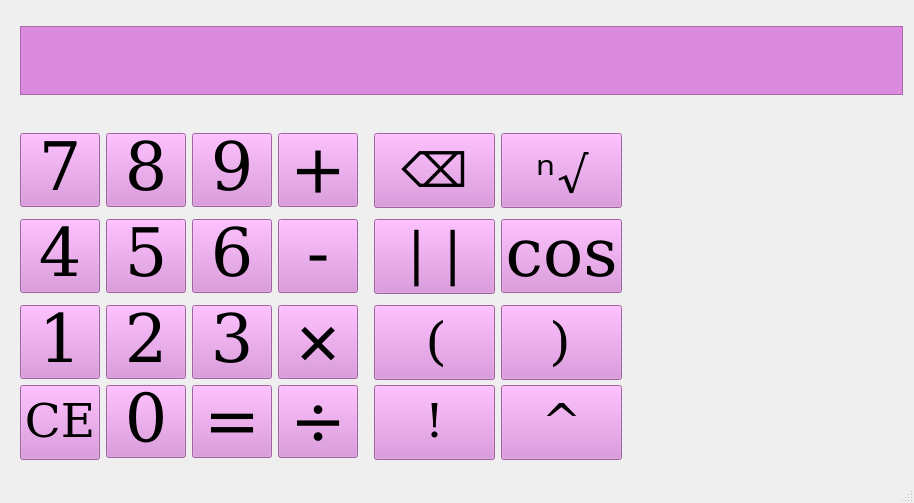
<?xml version="1.0" encoding="UTF-8"?>
<ui version="4.0">
 <class>Calculator</class>
 <widget class="QMainWindow" name="Calculator">
  <property name="geometry">
   <rect>
    <x>0</x>
    <y>0</y>
    <width>914</width>
    <height>503</height>
   </rect>
  </property>
  <property name="minimumSize">
   <size>
    <width>914</width>
    <height>503</height>
   </size>
  </property>
  <property name="maximumSize">
   <size>
    <width>914</width>
    <height>503</height>
   </size>
  </property>
  <property name="windowTitle">
   <string>Калькулятор</string>
  </property>
  <widget class="QWidget" name="centralwidget">
   <widget class="QWidget" name="gridLayoutWidget_2">
    <property name="geometry">
     <rect>
      <x>0</x>
      <y>0</y>
      <width>913</width>
      <height>483</height>
     </rect>
    </property>
    <layout class="QGridLayout" name="main_layout">
     <item row="0" column="0" colspan="2">
      <layout class="QGridLayout" name="output_layout">
       <item row="1" column="1">
        <spacer name="horizontalSpacer_100">
         <property name="orientation">
          <enum>Qt::Horizontal</enum>
         </property>
         <property name="sizeHint" stdset="0">
          <size>
           <width>40</width>
           <height>20</height>
          </size>
         </property>
        </spacer>
       </item>
       <item row="2" column="1">
        <widget class="QLabel" name="result_label">
         <property name="minimumSize">
          <size>
           <width>883</width>
           <height>69</height>
          </size>
         </property>
         <property name="maximumSize">
          <size>
           <width>883</width>
           <height>69</height>
          </size>
         </property>
         <property name="font">
          <font>
           <family>DejaVu Math TeX Gyre</family>
           <pointsize>20</pointsize>
           <italic>true</italic>
           <underline>false</underline>
           <strikeout>false</strikeout>
           <kerning>true</kerning>
          </font>
         </property>
         <property name="autoFillBackground">
          <bool>false</bool>
         </property>
         <property name="styleSheet">
          <string notr="true">border-color: rgb(0, 0, 0);
background-color: rgb(220, 138, 221);</string>
         </property>
         <property name="frameShape">
          <enum>QFrame::StyledPanel</enum>
         </property>
         <property name="text">
          <string/>
         </property>
         <property name="scaledContents">
          <bool>true</bool>
         </property>
        </widget>
       </item>
       <item row="3" column="1">
        <spacer name="horizontalSpacer_101">
         <property name="orientation">
          <enum>Qt::Horizontal</enum>
         </property>
         <property name="sizeHint" stdset="0">
          <size>
           <width>40</width>
           <height>20</height>
          </size>
         </property>
        </spacer>
       </item>
       <item row="1" column="0" rowspan="3">
        <spacer name="verticalSpacer_4">
         <property name="orientation">
          <enum>Qt::Vertical</enum>
         </property>
         <property name="sizeHint" stdset="0">
          <size>
           <width>20</width>
           <height>40</height>
          </size>
         </property>
        </spacer>
       </item>
      </layout>
     </item>
     <item row="1" column="0" rowspan="2">
      <layout class="QGridLayout" name="input_layout">
       <property name="sizeConstraint">
        <enum>QLayout::SetDefaultConstraint</enum>
       </property>
       <item row="2" column="1">
        <widget class="QPushButton" name="seven_button">
         <property name="maximumSize">
          <size>
           <width>80</width>
           <height>75</height>
          </size>
         </property>
         <property name="font">
          <font>
           <family>DejaVu Math TeX Gyre</family>
           <pointsize>50</pointsize>
          </font>
         </property>
         <property name="styleSheet">
          <string notr="true">border-color: rgb(0, 0, 0);
background-color: rgb(220, 138, 221);</string>
         </property>
         <property name="text">
          <string>7</string>
         </property>
        </widget>
       </item>
       <item row="2" column="4">
        <widget class="QPushButton" name="plus_button">
         <property name="maximumSize">
          <size>
           <width>80</width>
           <height>75</height>
          </size>
         </property>
         <property name="font">
          <font>
           <family>DejaVu Math TeX Gyre</family>
           <pointsize>50</pointsize>
          </font>
         </property>
         <property name="styleSheet">
          <string notr="true">border-color: rgb(0, 0, 0);
background-color: rgb(220, 138, 221);</string>
         </property>
         <property name="text">
          <string>+</string>
         </property>
        </widget>
       </item>
       <item row="7" column="8">
        <widget class="QPushButton" name="pow_button">
         <property name="minimumSize">
          <size>
           <width>121</width>
           <height>75</height>
          </size>
         </property>
         <property name="maximumSize">
          <size>
           <width>121</width>
           <height>75</height>
          </size>
         </property>
         <property name="font">
          <font>
           <family>DejaVu Math TeX Gyre</family>
           <pointsize>35</pointsize>
          </font>
         </property>
         <property name="autoFillBackground">
          <bool>false</bool>
         </property>
         <property name="styleSheet">
          <string notr="true">border-color: rgb(0, 0, 0);
background-color: rgb(220, 138, 221);</string>
         </property>
         <property name="text">
          <string>^</string>
         </property>
        </widget>
       </item>
       <item row="0" column="6" rowspan="9">
        <spacer name="verticalSpacer_2">
         <property name="styleSheet">
          <string notr="true">border-color: rgb(0, 0, 0);
background-color: rgb(220, 138, 221);</string>
         </property>
         <property name="orientation">
          <enum>Qt::Vertical</enum>
         </property>
         <property name="sizeHint" stdset="0">
          <size>
           <width>10</width>
           <height>40</height>
          </size>
         </property>
        </spacer>
       </item>
       <item row="0" column="10" rowspan="9">
        <spacer name="verticalSpacer_3">
         <property name="styleSheet">
          <string notr="true">border-color: rgb(0, 0, 0);
background-color: rgb(220, 138, 221);</string>
         </property>
         <property name="orientation">
          <enum>Qt::Vertical</enum>
         </property>
         <property name="sizeHint" stdset="0">
          <size>
           <width>20</width>
           <height>40</height>
          </size>
         </property>
        </spacer>
       </item>
       <item row="7" column="3">
        <widget class="QPushButton" name="equal_button">
         <property name="maximumSize">
          <size>
           <width>80</width>
           <height>75</height>
          </size>
         </property>
         <property name="font">
          <font>
           <family>DejaVu Math TeX Gyre</family>
           <pointsize>50</pointsize>
          </font>
         </property>
         <property name="styleSheet">
          <string notr="true">border-color: rgb(0, 0, 0);
background-color: rgb(220, 138, 221);</string>
         </property>
         <property name="text">
          <string>=</string>
         </property>
        </widget>
       </item>
       <item row="6" column="1">
        <widget class="QPushButton" name="one_button">
         <property name="maximumSize">
          <size>
           <width>80</width>
           <height>75</height>
          </size>
         </property>
         <property name="font">
          <font>
           <family>DejaVu Math TeX Gyre</family>
           <pointsize>50</pointsize>
          </font>
         </property>
         <property name="styleSheet">
          <string notr="true">border-color: rgb(0, 0, 0);
background-color: rgb(220, 138, 221);</string>
         </property>
         <property name="text">
          <string>1</string>
         </property>
        </widget>
       </item>
       <item row="6" column="4">
        <widget class="QPushButton" name="multpl_button">
         <property name="maximumSize">
          <size>
           <width>80</width>
           <height>75</height>
          </size>
         </property>
         <property name="font">
          <font>
           <family>DejaVu Math TeX Gyre</family>
           <pointsize>50</pointsize>
          </font>
         </property>
         <property name="styleSheet">
          <string notr="true">border-color: rgb(0, 0, 0);
background-color: rgb(220, 138, 221);</string>
         </property>
         <property name="text">
          <string>×</string>
         </property>
        </widget>
       </item>
       <item row="7" column="2">
        <widget class="QPushButton" name="zero_button">
         <property name="maximumSize">
          <size>
           <width>80</width>
           <height>75</height>
          </size>
         </property>
         <property name="font">
          <font>
           <family>DejaVu Math TeX Gyre</family>
           <pointsize>50</pointsize>
          </font>
         </property>
         <property name="styleSheet">
          <string notr="true">border-color: rgb(0, 0, 0);
background-color: rgb(220, 138, 221);</string>
         </property>
         <property name="text">
          <string>0</string>
         </property>
        </widget>
       </item>
       <item row="4" column="1">
        <widget class="QPushButton" name="four_button">
         <property name="maximumSize">
          <size>
           <width>80</width>
           <height>75</height>
          </size>
         </property>
         <property name="font">
          <font>
           <family>DejaVu Math TeX Gyre</family>
           <pointsize>50</pointsize>
          </font>
         </property>
         <property name="styleSheet">
          <string notr="true">border-color: rgb(0, 0, 0);
background-color: rgb(220, 138, 221);</string>
         </property>
         <property name="text">
          <string>4</string>
         </property>
        </widget>
       </item>
       <item row="7" column="4">
        <widget class="QPushButton" name="divide_button">
         <property name="maximumSize">
          <size>
           <width>80</width>
           <height>75</height>
          </size>
         </property>
         <property name="font">
          <font>
           <family>DejaVu Math TeX Gyre</family>
           <pointsize>50</pointsize>
          </font>
         </property>
         <property name="styleSheet">
          <string notr="true">border-color: rgb(0, 0, 0);
background-color: rgb(220, 138, 221);</string>
         </property>
         <property name="text">
          <string>÷</string>
         </property>
        </widget>
       </item>
       <item row="4" column="2">
        <widget class="QPushButton" name="five_button">
         <property name="maximumSize">
          <size>
           <width>80</width>
           <height>75</height>
          </size>
         </property>
         <property name="font">
          <font>
           <family>DejaVu Math TeX Gyre</family>
           <pointsize>50</pointsize>
          </font>
         </property>
         <property name="styleSheet">
          <string notr="true">border-color: rgb(0, 0, 0);
background-color: rgb(220, 138, 221);</string>
         </property>
         <property name="text">
          <string>5</string>
         </property>
        </widget>
       </item>
       <item row="2" column="2">
        <widget class="QPushButton" name="eight_button">
         <property name="maximumSize">
          <size>
           <width>80</width>
           <height>75</height>
          </size>
         </property>
         <property name="font">
          <font>
           <family>DejaVu Math TeX Gyre</family>
           <pointsize>50</pointsize>
          </font>
         </property>
         <property name="styleSheet">
          <string notr="true">border-color: rgb(0, 0, 0);
background-color: rgb(220, 138, 221);</string>
         </property>
         <property name="text">
          <string>8</string>
         </property>
        </widget>
       </item>
       <item row="4" column="4">
        <widget class="QPushButton" name="minus_button">
         <property name="maximumSize">
          <size>
           <width>80</width>
           <height>75</height>
          </size>
         </property>
         <property name="font">
          <font>
           <family>DejaVu Math TeX Gyre</family>
           <pointsize>50</pointsize>
          </font>
         </property>
         <property name="styleSheet">
          <string notr="true">border-color: rgb(0, 0, 0);
background-color: rgb(220, 138, 221);</string>
         </property>
         <property name="text">
          <string>-</string>
         </property>
        </widget>
       </item>
       <item row="6" column="2">
        <widget class="QPushButton" name="two_button">
         <property name="maximumSize">
          <size>
           <width>80</width>
           <height>75</height>
          </size>
         </property>
         <property name="font">
          <font>
           <family>DejaVu Math TeX Gyre</family>
           <pointsize>50</pointsize>
          </font>
         </property>
         <property name="styleSheet">
          <string notr="true">border-color: rgb(0, 0, 0);
background-color: rgb(220, 138, 221);</string>
         </property>
         <property name="text">
          <string>2</string>
         </property>
        </widget>
       </item>
       <item row="4" column="8">
        <widget class="QPushButton" name="cos_button">
         <property name="maximumSize">
          <size>
           <width>121</width>
           <height>75</height>
          </size>
         </property>
         <property name="font">
          <font>
           <family>DejaVu Math TeX Gyre</family>
           <pointsize>50</pointsize>
          </font>
         </property>
         <property name="styleSheet">
          <string notr="true">border-color: rgb(0, 0, 0);
background-color: rgb(220, 138, 221);</string>
         </property>
         <property name="text">
          <string>cos</string>
         </property>
        </widget>
       </item>
       <item row="0" column="0" rowspan="9">
        <spacer name="verticalSpacer">
         <property name="styleSheet">
          <string notr="true">border-color: rgb(0, 0, 0);
background-color: rgb(220, 138, 221);</string>
         </property>
         <property name="orientation">
          <enum>Qt::Vertical</enum>
         </property>
         <property name="sizeHint" stdset="0">
          <size>
           <width>20</width>
           <height>40</height>
          </size>
         </property>
        </spacer>
       </item>
       <item row="2" column="8">
        <widget class="QPushButton" name="root_button">
         <property name="minimumSize">
          <size>
           <width>121</width>
           <height>75</height>
          </size>
         </property>
         <property name="maximumSize">
          <size>
           <width>121</width>
           <height>75</height>
          </size>
         </property>
         <property name="font">
          <font>
           <family>DejaVu Math TeX Gyre</family>
           <pointsize>35</pointsize>
          </font>
         </property>
         <property name="styleSheet">
          <string notr="true">border-color: rgb(0, 0, 0);
background-color: rgb(220, 138, 221);</string>
         </property>
         <property name="text">
          <string>ⁿ√</string>
         </property>
        </widget>
       </item>
       <item row="2" column="3">
        <widget class="QPushButton" name="nine_button">
         <property name="maximumSize">
          <size>
           <width>80</width>
           <height>75</height>
          </size>
         </property>
         <property name="font">
          <font>
           <family>DejaVu Math TeX Gyre</family>
           <pointsize>50</pointsize>
           <bold>false</bold>
          </font>
         </property>
         <property name="styleSheet">
          <string notr="true">border-color: rgb(0, 0, 0);
background-color: rgb(220, 138, 221);</string>
         </property>
         <property name="text">
          <string>9</string>
         </property>
        </widget>
       </item>
       <item row="8" column="1" colspan="4">
        <spacer name="horizontalSpacer">
         <property name="styleSheet">
          <string notr="true">border-color: rgb(0, 0, 0);
background-color: rgb(220, 138, 221);</string>
         </property>
         <property name="orientation">
          <enum>Qt::Horizontal</enum>
         </property>
         <property name="sizeHint" stdset="0">
          <size>
           <width>40</width>
           <height>20</height>
          </size>
         </property>
        </spacer>
       </item>
       <item row="6" column="3">
        <widget class="QPushButton" name="three_button">
         <property name="maximumSize">
          <size>
           <width>80</width>
           <height>75</height>
          </size>
         </property>
         <property name="font">
          <font>
           <family>DejaVu Math TeX Gyre</family>
           <pointsize>50</pointsize>
          </font>
         </property>
         <property name="styleSheet">
          <string notr="true">border-color: rgb(0, 0, 0);
background-color: rgb(220, 138, 221);</string>
         </property>
         <property name="text">
          <string>3</string>
         </property>
        </widget>
       </item>
       <item row="4" column="3" alignment="Qt::AlignHCenter|Qt::AlignVCenter">
        <widget class="QPushButton" name="six_button">
         <property name="maximumSize">
          <size>
           <width>80</width>
           <height>75</height>
          </size>
         </property>
         <property name="font">
          <font>
           <family>DejaVu Math TeX Gyre</family>
           <pointsize>50</pointsize>
          </font>
         </property>
         <property name="styleSheet">
          <string notr="true">border-color: rgb(0, 0, 0);
background-color: rgb(220, 138, 221);</string>
         </property>
         <property name="text">
          <string>6</string>
         </property>
        </widget>
       </item>
       <item row="7" column="1">
        <widget class="QPushButton" name="ce_button">
         <property name="minimumSize">
          <size>
           <width>80</width>
           <height>75</height>
          </size>
         </property>
         <property name="maximumSize">
          <size>
           <width>80</width>
           <height>75</height>
          </size>
         </property>
         <property name="font">
          <font>
           <family>DejaVu Math TeX Gyre</family>
           <pointsize>35</pointsize>
          </font>
         </property>
         <property name="styleSheet">
          <string notr="true">border-color: rgb(0, 0, 0);
background-color: rgb(220, 138, 221);</string>
         </property>
         <property name="text">
          <string>CE</string>
         </property>
        </widget>
       </item>
       <item row="2" column="7">
        <widget class="QPushButton" name="remove_button">
         <property name="minimumSize">
          <size>
           <width>80</width>
           <height>75</height>
          </size>
         </property>
         <property name="maximumSize">
          <size>
           <width>121</width>
           <height>75</height>
          </size>
         </property>
         <property name="font">
          <font>
           <family>DejaVu Math TeX Gyre</family>
           <pointsize>35</pointsize>
          </font>
         </property>
         <property name="styleSheet">
          <string notr="true">border-color: rgb(0, 0, 0);
background-color: rgb(220, 138, 221);</string>
         </property>
         <property name="text">
          <string>⌫</string>
         </property>
        </widget>
       </item>
       <item row="4" column="7">
        <widget class="QPushButton" name="module_button">
         <property name="minimumSize">
          <size>
           <width>121</width>
           <height>75</height>
          </size>
         </property>
         <property name="maximumSize">
          <size>
           <width>121</width>
           <height>75</height>
          </size>
         </property>
         <property name="font">
          <font>
           <family>DejaVu Math TeX Gyre</family>
           <pointsize>50</pointsize>
           <strikeout>false</strikeout>
          </font>
         </property>
         <property name="autoFillBackground">
          <bool>false</bool>
         </property>
         <property name="styleSheet">
          <string notr="true">border-color: rgb(0, 0, 0);
background-color: rgb(220, 138, 221);</string>
         </property>
         <property name="text">
          <string>| |</string>
         </property>
        </widget>
       </item>
       <item row="7" column="7">
        <widget class="QPushButton" name="fact_button">
         <property name="minimumSize">
          <size>
           <width>121</width>
           <height>75</height>
          </size>
         </property>
         <property name="maximumSize">
          <size>
           <width>121</width>
           <height>75</height>
          </size>
         </property>
         <property name="font">
          <font>
           <family>DejaVu Math TeX Gyre</family>
           <pointsize>35</pointsize>
          </font>
         </property>
         <property name="styleSheet">
          <string notr="true">border-color: rgb(0, 0, 0);
background-color: rgb(220, 138, 221);</string>
         </property>
         <property name="text">
          <string>!</string>
         </property>
        </widget>
       </item>
       <item row="6" column="8">
        <widget class="QPushButton" name="bracketR_button">
         <property name="minimumSize">
          <size>
           <width>121</width>
           <height>75</height>
          </size>
         </property>
         <property name="maximumSize">
          <size>
           <width>121</width>
           <height>75</height>
          </size>
         </property>
         <property name="font">
          <font>
           <family>DejaVu Math TeX Gyre</family>
           <pointsize>40</pointsize>
           <strikeout>false</strikeout>
          </font>
         </property>
         <property name="styleSheet">
          <string notr="true">border-color: rgb(0, 0, 0);
background-color: rgb(220, 138, 221);</string>
         </property>
         <property name="text">
          <string>)</string>
         </property>
        </widget>
       </item>
       <item row="6" column="7">
        <widget class="QPushButton" name="bracketL_button">
         <property name="minimumSize">
          <size>
           <width>121</width>
           <height>75</height>
          </size>
         </property>
         <property name="font">
          <font>
           <family>DejaVu Math TeX Gyre</family>
           <pointsize>40</pointsize>
           <strikeout>false</strikeout>
          </font>
         </property>
         <property name="styleSheet">
          <string notr="true">border-color: rgb(0, 0, 0);
background-color: rgb(220, 138, 221);</string>
         </property>
         <property name="text">
          <string>(</string>
         </property>
        </widget>
       </item>
      </layout>
     </item>
    </layout>
   </widget>
  </widget>
  <widget class="QStatusBar" name="statusbar"/>
 </widget>
 <resources/>
 <connections/>
</ui>
